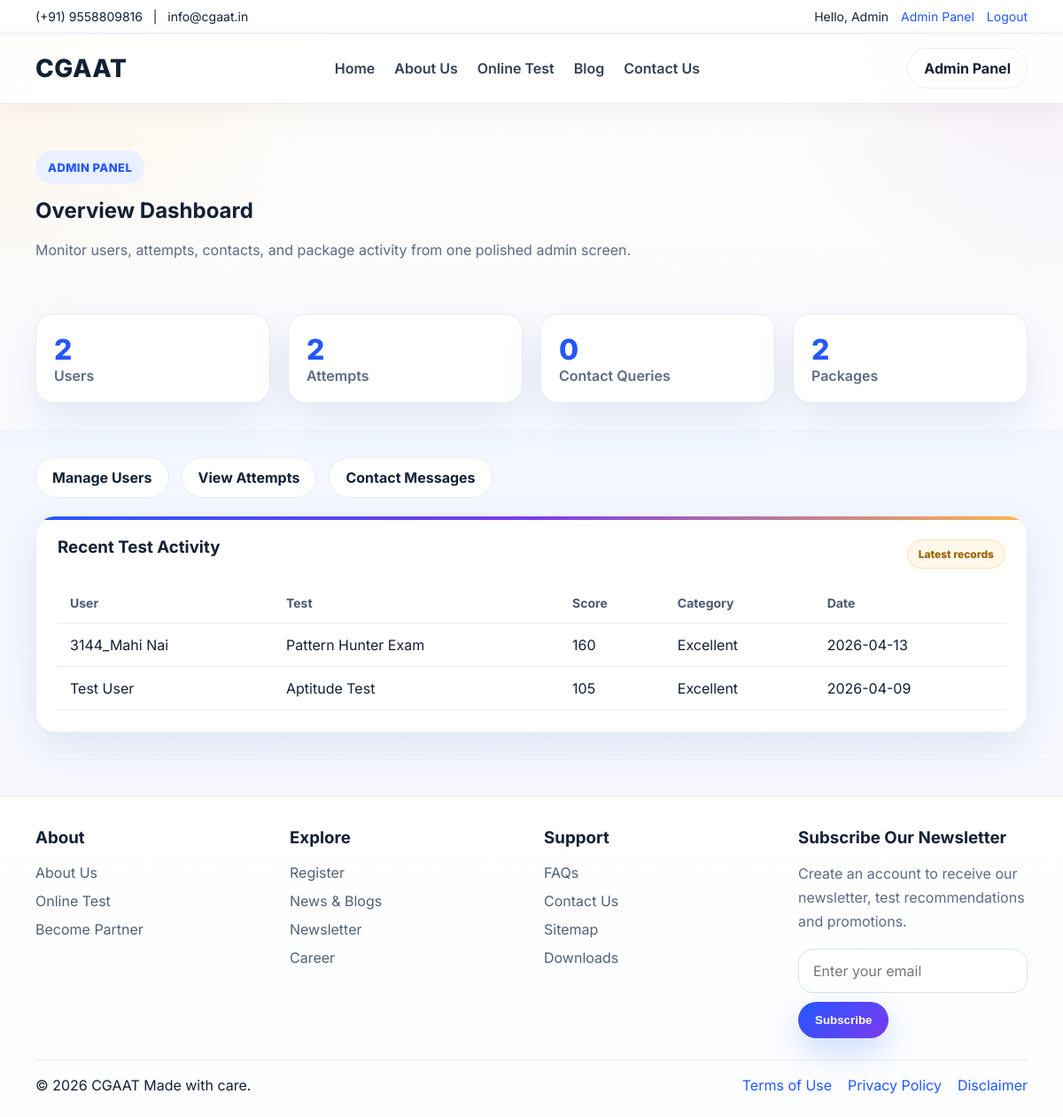
The page /admin (signed in) on the database its author committed.
### tables this page shows
CREATE TABLE users (
            id INTEGER PRIMARY KEY AUTOINCREMENT,
            name TEXT NOT NULL,
            email TEXT UNIQUE NOT NULL,
            password_hash TEXT NOT NULL,
            role TEXT NOT NULL DEFAULT 'user',
            created_at TEXT NOT NULL
        );

CREATE TABLE test_attempts (
            id INTEGER PRIMARY KEY AUTOINCREMENT,
            user_id INTEGER NOT NULL,
            test_slug TEXT NOT NULL,
            test_name TEXT NOT NULL,
            package_name TEXT NOT NULL,
            answers_json TEXT NOT NULL,
            score INTEGER NOT NULL,
            category TEXT NOT NULL,
            strengths TEXT NOT NULL,
            recommendation TEXT NOT NULL,
            created_at TEXT NOT NULL,
            FOREIGN KEY(user_id) REFERENCES users(id)
        );

### app.py (the view)
@app.route('/admin')
@admin_required
def admin_dashboard():
    db = get_db()
    stats = {
        'users': db.execute("SELECT COUNT(*) FROM users WHERE role='user'").fetchone()[0],
        'attempts': db.execute('SELECT COUNT(*) FROM test_attempts').fetchone()[0],
        'contacts': db.execute('SELECT COUNT(*) FROM contacts').fetchone()[0],
        'subscriptions': db.execute('SELECT COUNT(*) FROM subscriptions').fetchone()[0],
    }
    recent_attempts = db.execute(
        '''SELECT test_attempts.*, users.name AS user_name
           FROM test_attempts JOIN users ON users.id = test_attempts.user_id
           ORDER BY test_attempts.id DESC LIMIT 10'''
    ).fetchall()
    return render_template('admin_dashboard.html', stats=stats, recent_attempts=recent_attempts)

### app.py (called while the page is built)
def get_db():
    if 'db' not in g:
        g.db = sqlite3.connect(DB_PATH)
        g.db.row_factory = sqlite3.Row
    return g.db

def current_user():
    uid = session.get('user_id')
    if not uid:
        return None
    return get_db().execute('SELECT * FROM users WHERE id = ?', (uid,)).fetchone()

def admin_required(fn):
    @wraps(fn)
    def wrapper(*args, **kwargs):
        user = current_user()
        if not user or user['role'] != 'admin':
            abort(403)
        return fn(*args, **kwargs)
    return wrapper

@app.context_processor
def inject_globals():
    return {
        'current_user': current_user(),
        'year': datetime.now().year,
        'all_tests': list(TESTS.values())
    }

### templates/admin_dashboard.html (shortened to what this page needs)
{% extends 'base.html' %}
{% block content %}
<section class="page-hero small">
  <div class="container">
    <p class="eyebrow">Admin Panel</p>
    <h1>Overview Dashboard</h1>
    <p>Monitor users, attempts, contacts, and package activity from one polished admin screen.</p>
  </div>
</section>
<section class="section">
  <div class="container card-grid four">
    <div class="card stat-card premium-hover"><strong>{{ stats.users }}</strong><span>Users</span></div>
    <div class="card stat-card premium-hover"><strong>{{ stats.attempts }}</strong><span>Attempts</span></div>
    <div class="card stat-card premium-hover"><strong>{{ stats.contacts }}</strong><span>Contact Queries</span></div>
    <div class="card stat-card premium-hover"><strong>{{ stats.subscriptions }}</strong><span>Packages</span></div>
  </div>
</section>
<section class="section section-soft">
  <div class="container admin-links admin-toolbar">
    <a class="btn btn-light" href="{{ url_for('admin_users') }}">Manage Users</a>
    <a class="btn btn-light" href="{{ url_for('admin_attempts') }}">View Attempts</a>
    <a class="btn btn-light" href="{{ url_for('admin_contacts') }}">Contact Messages</a>
  </div>
  <div class="container table-wrap card premium-hover table-card">
    <div class="card-top-row section-table-head">
      <h3>Recent Test Activity</h3>
      <span class="mini-badge">Latest records</span>
    </div>
    <table>
      <thead><tr><th>User</th><th>Test</th><th>Score</th><th>Category</th><th>Date</th></tr></thead>
      <tbody>
        {% for row in recent_attempts %}
        <tr><td>{{ row.user_name }}</td><td>{{ row.test_name }}</td><td>{{ row.score }}</td><td>{{ row.category }}</td><td>{{ row.created_at[:10] }}</td></tr>
        {% else %}
        <tr><td colspan="5">No attempts yet.</td></tr>
        {% endfor %}
      </tbody>
    </table>
  </div>
</section>
{% endblock %}

### templates/base.html (shortened to what this page needs)
<!doctype html>
<html lang="en">
<head>
  <link rel="stylesheet" href="{{ url_for('static', filename='css/style.css') }}">
</head>
<body>
  <div class="topbar">
    <div class="container topbar-inner">
      <div class="contact-mini">(+91) 9558809816 &nbsp; | &nbsp; info@cgaat.in</div>
      <div class="auth-mini">
        {% if current_user %}
          <span>Hello, {{ current_user['name'] }}</span>
          {% if current_user['role'] == 'admin' %}
            <a href="{{ url_for('admin_dashboard') }}">Admin Panel</a>
          {% else %}
            <a href="{{ url_for('dashboard') }}">Dashboard</a>
          {% endif %}
          <a href="{{ url_for('logout') }}">Logout</a>
        {% else %}
          <a href="{{ url_for('login') }}">Log in</a>
          <a href="{{ url_for('register') }}">Register</a>
        {% endif %}
      </div>
    </div>
  </div>
  <header class="header">
    <div class="container nav-wrap">
      <a href="{{ url_for('home') }}" class="brand">CGAAT</a>
      <nav class="nav">
        <a href="{{ url_for('home') }}">Home</a>
        <a href="{{ url_for('about') }}">About Us</a>
        <a href="{{ url_for('tests') }}">Online Test</a>
        <a href="{{ url_for('blog') }}">Blog</a>
        <a href="{{ url_for('contact') }}">Contact Us</a>
      </nav>
      <div class="nav-actions">
        {% if current_user %}
          {% if current_user['role'] == 'admin' %}
            <a class="btn btn-light" href="{{ url_for('admin_dashboard') }}">Admin Panel</a>
          {% else %}
            <a class="btn btn-light" href="{{ url_for('dashboard') }}">Dashboard</a>
          {% endif %}
        {% else %}
          <a class="btn btn-light" href="{{ url_for('login') }}">Log In</a>
          <a class="btn btn-primary" href="{{ url_for('register') }}">Sign Up</a>
        {% endif %}
      </div>
    </div>
  </header>
  <main>
    {% block content %}{% endblock %}
  </main>
  <footer class="footer">
    <div class="container footer-grid">
      <div>
        <h3>About</h3>
        <a href="{{ url_for('about') }}">About Us</a>
        <a href="{{ url_for('tests') }}">Online Test</a>
        <a href="{{ url_for('home') }}#partner">Become Partner</a>
      </div>
      <div>
        <h3>Explore</h3>
        <a href="{{ url_for('register') }}">Register</a>
        <a href="{{ url_for('blog') }}">News &amp; Blogs</a>
        <a href="{{ url_for('home') }}#newsletter">Newsletter</a>
        <a href="{{ url_for('tests') }}">Career</a>
      </div>
      <div>
        <h3>Support</h3>
        <a href="{{ url_for('faq') }}">FAQs</a>
        <a href="{{ url_for('contact') }}">Contact Us</a>
        <a href="{{ url_for('sitemap') }}">Sitemap</a>
        <a href="{{ url_for('terms') }}">Downloads</a>
      </div>
      <div id="newsletter">
        <h3>Subscribe Our Newsletter</h3>
        <p>Create an account to receive our newsletter, test recommendations and promotions.</p>
        <form class="newsletter-form">
          <input type="email" placeholder="Enter your email">
          <button type="button" class="btn btn-primary">Subscribe</button>
        </form>
      </div>
    </div>
    <div class="container footer-bottom">
      <div>© {{ year }} CGAAT Made with care.</div>
      <div class="footer-links">
        <a href="{{ url_for('terms') }}">Terms of Use</a>
        <a href="{{ url_for('privacy') }}">Privacy Policy</a>
        <a href="{{ url_for('disclaimer') }}">Disclaimer</a>
      </div>
    </div>
  </footer>
</body>
</html>

### rows shown on the page
users: name "Admin"
test_attempts: user_name "3144_Mahi Nai", test_name "Pattern Hunter Exam", score "160", category "Excellent", created_at "2026-04-13"
test_attempts: user_name "Test User", test_name "Aptitude Test", score "105", category "Excellent", created_at "2026-04-09"

### other values the page prints
{{ stats.users }} "2"
{{ stats.attempts }} "2"
{{ stats.contacts }} "0"
{{ stats.subscriptions }} "2"
